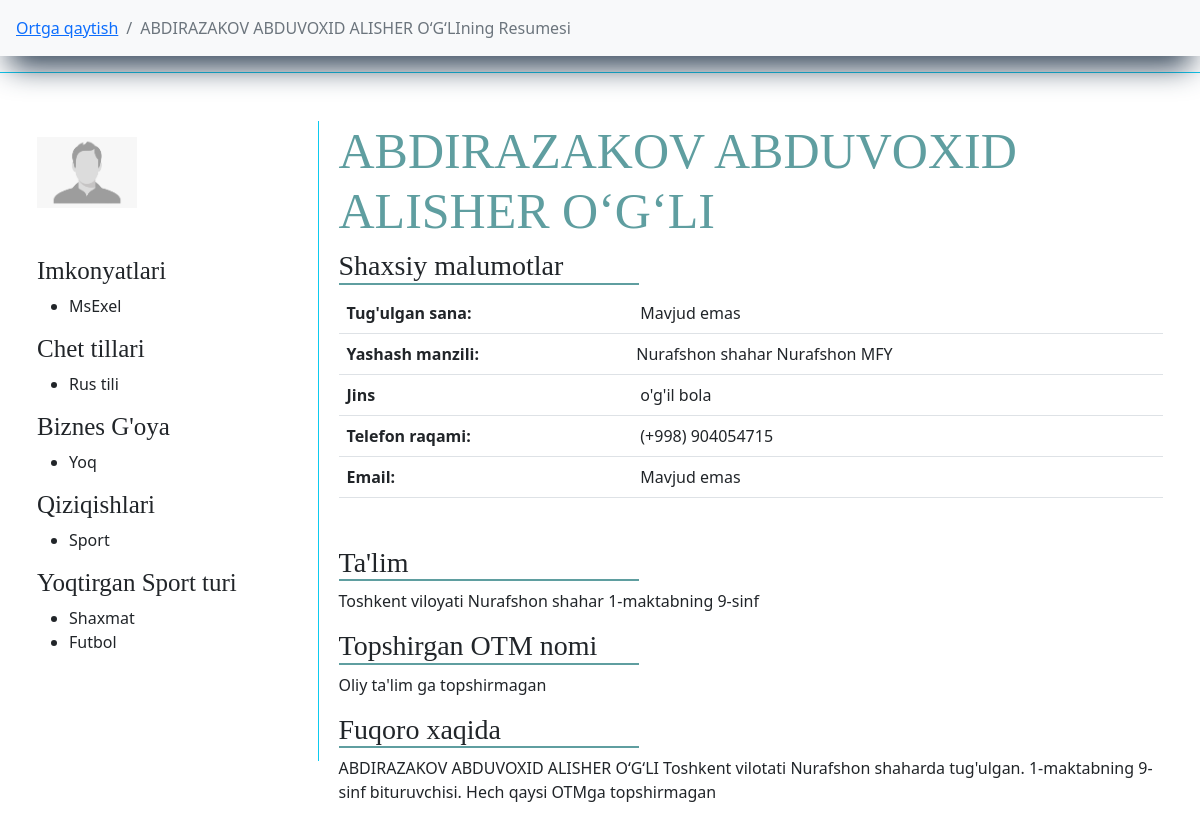
Page /bitiruvchilar/jadval/maktab/bitiruvchi/9/ (signed in) on the earlier database version.
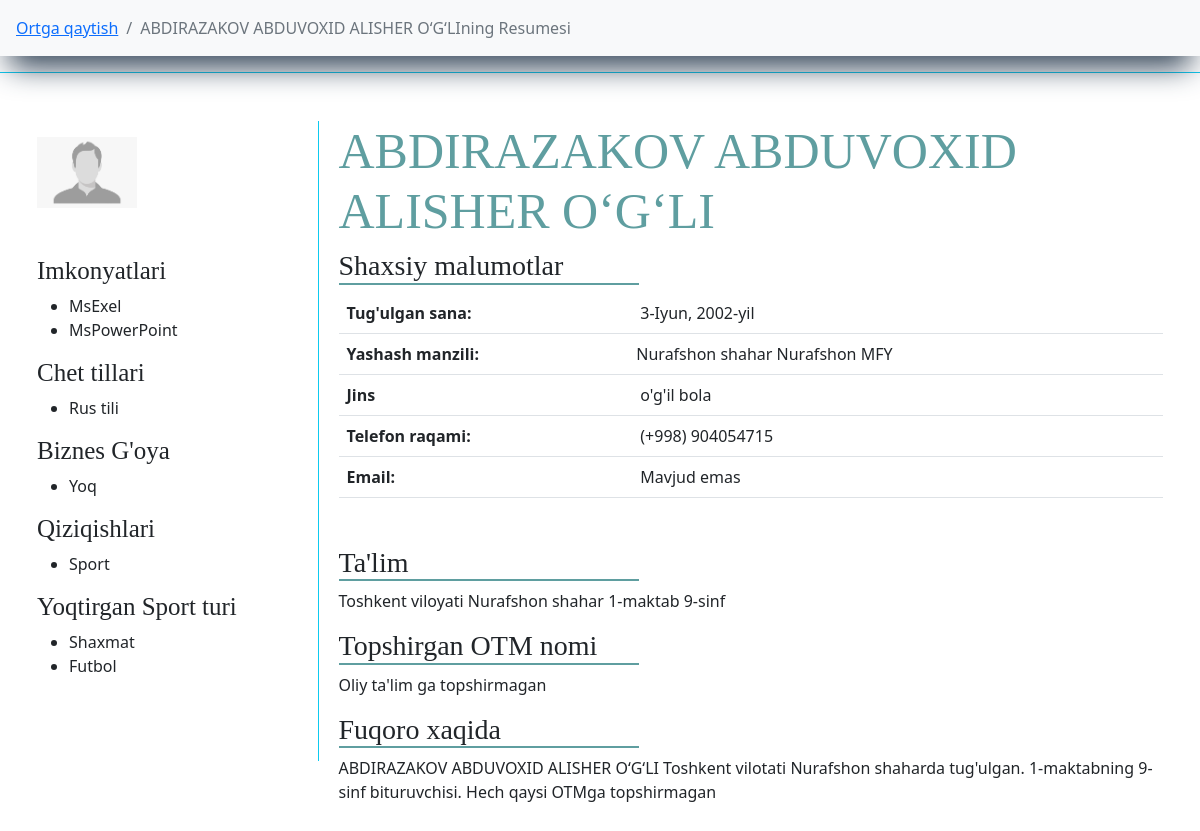
Same page on the later database version.
### main/models.py (models this page shows, shortened)
class Bitiruvchi(models.Model):
    f_name = models.CharField(max_length=l, verbose_name="F.I.Sh")
    img  = models.ImageField(default='default/default.png', upload_to='bitiruvchilar-foto/', verbose_name="Rasm")
    t_sana = models.DateField(verbose_name="Tug'ulgan sana", null=True, blank=True)
    jins = models.CharField(max_length=l, choices=jins, verbose_name="Jinsi", default="o'g'il bola")
    millat = models.CharField(max_length=l, null=True, blank=True)
    tuman = models.ForeignKey(TumanVaShahar, on_delete=models.CASCADE, verbose_name="Yashaydigan tuman(shahar)")
    mahalla = models.ForeignKey(Mahalla, on_delete=models.CASCADE, verbose_name="Mahalla Nomi")
    uy = models.CharField(max_length=l, null=True, blank=True, verbose_name="Ko'cha nomi 45uy")
    phone = models.CharField(max_length=9, verbose_name="Telefon raqam (+998) ", null=True, blank=True)
    email = models.EmailField(max_length=l, verbose_name="E-Pochta", null=True, blank=True)
    imkonyat = models.ManyToManyField(Imkonyat, related_name="abilty", verbose_name="Kompyuter bilimi")
    qiziqish = models.ForeignKey(Qiziqish, related_name="interest", on_delete=models.CASCADE, verbose_name="Qiziqish")
    sport = models.ManyToManyField(Sport, related_name="sport", verbose_name="Qiziqadigan sport turi")
    chettili = models.ManyToManyField(ChetTili, related_name="f_lang")
    idea = models.CharField(verbose_name="Biznes g'oya", max_length=l, choices=yesNo, default="Yoq")
    short_f = models.CharField(max_length=10000, verbose_name="Bizness g'oya haqqida qisqacha (agar bor bo'lsa)", null=True, blank=True)
    add_time = models.DateTimeField(auto_now_add=True)
    def __str__(self):
        return self.f_name

class AutoTime(models.Model):
    name = models.CharField(max_length=l, verbose_name="Nomi")
    add_time = models.DateTimeField(auto_now_add=True)
    def __str__(self):
        return self.name

class Imkonyat(AutoTime):
    def __str__(self):
        return super().__str__()

class AutoTime(models.Model):
    name = models.CharField(max_length=l, verbose_name="Nomi")
    add_time = models.DateTimeField(auto_now_add=True)
    def __str__(self):
        return self.name

class ChetTili(AutoTime):
    def __str__(self):
        return super().__str__()

class Sport(AutoTime):
    def __str__(self):
        return super().__str__()

class TumanVaShahar(AutoTime):
    status = models.CharField(max_length=l, choices=t_sh, default="shaxar")
    def __str__(self):
        return f"{super().name} {self.status}"

class MaktabBitiruvchisi(Bitiruvchi):
    tuman_mk = models.ForeignKey(TumanVaShahar, on_delete=models.SET_NULL, null=True, blank=True, verbose_name="Maktab manzili")
    maktab = models.ForeignKey(Maktab, on_delete=models.CASCADE, verbose_name="Bitirayotgan maktab")
    sinf = models.CharField(max_length=l, choices=sinf, default='9-sinf', verbose_name="Sinf")
    univer_sity = models.CharField(max_length=l, verbose_name="Topshirmoqchi bo'lgan universitet", null=True, blank=True)
    maqsad = models.CharField(max_length=l, choices=aim, null=True, blank=True, default="Ishlamoqchi", verbose_name="Maqsadi")
    vil = models.ForeignKey(Vil, related_name="mk_vil", on_delete=models.SET_NULL, null=True, blank=True, verbose_name="OTM manzili")
    otm_name = models.ForeignKey(Universitet, on_delete=models.SET_NULL, null=True, blank=True, verbose_name="Topshirmoqchi bo'lgan OTM Nomi")
    stu_way_un = models.CharField(max_length=l, null=True, blank=True, verbose_name="Mutaxasislik")
    other_un = models.CharField(max_length=l, verbose_name="ChetEl OTM nomi", null=True, blank=True)
    stu_way_ch = models.CharField(max_length=l, null=True, blank=True, verbose_name="Mutaxasislik")
    def __str__(self):
        return super().__str__()

class Maktab(AutoTime):
    tuman = models.ForeignKey(TumanVaShahar, on_delete=models.CASCADE, verbose_name="Qaysi tuman")
    status = models.CharField(max_length=l, default="O'rta ta'lim maktabi", choices=type_school, blank=True, null=True)
    def __str__(self):
        return f"{super().name}-{self.status}"

### main/views.py (the view)
# urls.py: path("jadval/maktab/bitiruvchi/<pk>/", ResumeMaktabTable, name="RMT"),
def ResumeMaktabTable(request, pk):
    maktab_b = MaktabBitiruvchisi.objects.get(pk=pk)
    return render(request, 'cv/resume_maktab_table.html', {
        'object': maktab_b,
    })

### main/custom_context_processor.py (called while the page is built)
def data_avalible(request):
    all_tumanlar = TumanVaShahar.objects.all().order_by('name')
    context = {
        'all_tumanlar':all_tumanlar,
    }
    return context

### main/models.py (called while the page is built)
    def __str__(self):
        return f"{super().__str__()} MFY"

    def __str__(self):
        return super().__str__()

### templates/cv/resume_maktab_table.html (shortened to what this page needs)
{% extends "main.html" %}
{% block content %}
<nav aria-label="breadcrumb" class="sticky-top bg-light">
    <ol class="breadcrumb p-3">
      <li class="breadcrumb-item"><a href="{% url 'M' %}">Ortga qaytish</a></li>
      <li class="breadcrumb-item active" aria-current="page">{{ object }}ning Resumesi</li>
    </ol>
</nav>
<div class="row">
    <div class="shadow_light col-xxl-5 m-auto p-5 border border-info">
        <div class="img-name">
            <div class="img border-end border-info pt-3">
                <img src="{{ object.img.url }}" width="100" alt="">
                <div class="imkonyat">
                    <h3>Imkonyatlari</h3>
                    <ul>
                        {% for i in object.imkonyat.all %}
                            <li>{{ i }}</li>
                        {% endfor %}
                    </ul>
                    <h3>Chet tillari</h3>
                    <ul>
                        {% for i in object.chettili.all %}
                            <li>{{ i }}</li>
                        {% endfor %}
                    </ul>
                    <h3>Biznes G'oya</h3>
                    <ul>
                        <li>{{ object.idea }}</li>
                    </ul>
                    <h3>Qiziqishlari</h3>
                    <ul>
                        <li>
                            {{ object.qiziqish }}
                        </li>
                    </ul>
                    <h3>Yoqtirgan Sport turi</h3>
                    <ul>
                        {% for i in object.sport.all %}
                            <li>{{ i }}</li>
                        {% empty %}
                            <li>malumot mavjud emas</li>
                        {% endfor %}
                    </ul>
                </div>
            </div>
            <div class="name">
                <div class="user-name">
                    <h1 class="ism">{{ object.f_name }}</h1>
                </div>
                <div class="data">
                    <h3>Shaxsiy malumotlar</h3>
                    <table class="table">
                        <tr>
                            <th>Tug'ulgan sana: </th>
                            {% if object.t_sana %}
                                <td>{{ object.t_sana }}</td>
                            {% else %}
                                <td>Mavjud emas</td>
                            {% endif %}
                        </tr>
                        <tr>
                            <th>Yashash manzili: </th>
                            {% if object.uy %}
                                <td class="ps-1"> {{ object.tuman }} {{ object.mahalla }} {{ object.uy }}</td>
                            {% else %}
                                <td class="ps-1"> {{ object.tuman }} {{ object.mahalla }}</td>
                            {% endif %}
                        </tr>
                        <tr>
                            <th>Jins</th>
                            <td>{{ object.jins }}</td>
                        </tr>
                        <tr>
                            <th>Telefon raqami: </th>
                            <td>(+998) {{ object.phone }}</td>
                        </tr>
                        <tr>
                            <th>Email: </th>
                            {% if object.email %}
                                <td>{{ object.email }}</td>
                            {% else %}
                                <td>Mavjud emas</td>
                            {% endif %}
                        </tr>
                    </table>
                    <div class="info-data">
                    <h3 class="">
                        Ta'lim
                    </h3>
                    {% if object.tuman_mk %}
                        <p>
                            Toshkent viloyati {{ object.tuman_mk }} {{ object.maktab }} {{ object.sinf }}
                        </p>
                    {% else %}
                        <p>
                            Toshkent viloyati {{ object.tuman }} {{ object.maktab }}ning {{ object.sinf }}
                        </p>
                    {% endif %}
                    <h3>Topshirgan OTM nomi</h3>
                    {% if object.univer_sity %}
                        <p>
                            {{ object.univer_sity }}
                        </p>
                    {% elif object.otm_name %}
                        <p>
                            {{ object.vil }}ning {{ object.otm_name }} --- {{ object.stu_way_un }}
                        </p>
                    {% elif object.other_un %}
                        <p>
                            {{ object.other_un }}
                        </p>
                    {% else %}
                        <p>
                            Oliy ta'lim ga topshirmagan
                        </p>
                    {% endif %}
                        <h3>Fuqoro xaqida</h3>
                        <p>
                        {{ object.f_name }} Toshkent vilotati {{ object.tuman }}da tug'ulgan.
                        {{ object.maktab }}ning {{ object.sinf }} bituruvchisi.
                        {% if object.univer_sity %}
                            Hozirda "{{ object.univer_sity }}" ga topshirgan.
                        {% elif object.otm_name %}
                            Hozirda "{{ object.otm_name }}" ga topshirgan.
                        {% elif object.other_un %}
                            Hozirda "{{ object.other_un }}" ga topshirgan.
                        {% else %}
                            Hech qaysi OTMga topshirmagan
                        {% endif %}
                        </p>
                    </div>
                </div>
            </div>
        </div>
    </div>
</div>
{% endblock %}

### templates/main.html (shortened to what this page needs)
<!doctype html>
{% load static %}
<html lang="en">
  <head>
    <link rel="stylesheet" href="{% static 'css/chosen.min.css' %}">
    <link rel="stylesheet" href="{% static 'css/style.css' %}">
    <link href="https://cdn.jsdelivr.net/npm/bootstrap@5.2.0/dist/css/bootstrap.min.css" rel="stylesheet">
  </head>
  <body>
    {% if user.is_authenticated %}
      {% block content %}
      {% endblock %}
    {% else %}
      <a href="{% url 'users:LG' %}">Login</a>
    {% endif %}
  </body>
</html>

### static/css/style.css (style rules this page uses)
body { overflow-x: hidden; }
h1 { font-weight: 500 !important; }
nav { box-shadow: rgb(38, 57, 77) 0px 20px 30px -10px; }
a { text-decoration: none; }
.img-name { width: 100%; display: inline-flex; justify-content: space-between; }
.img { width: 25%; height: 80vh; }
.name { width: 75%; padding-left: 20px; }
.ism { font-size: 50px; color: cadetblue; font-family: fantasy; }
.info-data h3, .data h3 { width: 300px; font-family: serif; border-bottom: 2px solid cadetblue; }
.imkonyat h3 { font-size: 25px; font-family: serif; }
.shadow_light { box-shadow: rgba(255, 255, 255, 0.1) 0px 1px 1px 0px inset, rgba(50, 50, 93, 0.25) 0px 50px 100px -20px, rgba(0, 0, 0, 0.3) 0px 30px 60px -30px; }
@media only screen and (max-width: 1290px) { .ism { font-size: 50px; } }

Differences in the rows shown:
changed Bitiruvchi "ABDIRAZAKOV ABDUVOXID ALISHER O‘G‘LI": t_sana (not shown) → "3-Iyun, 2002-yil"; tuman "Nurafshon shahar" → (not shown)
now on this page (row unchanged): Imkonyat: name "MsPowerPoint"
changed MaktabBitiruvchisi "9-sinf": tuman_mk_id empty → 1 (drawn); tuman_mk (not shown) → "Nurafshon shahar"
Other differences:
text no longer shown: "Mavjud emas ning"
